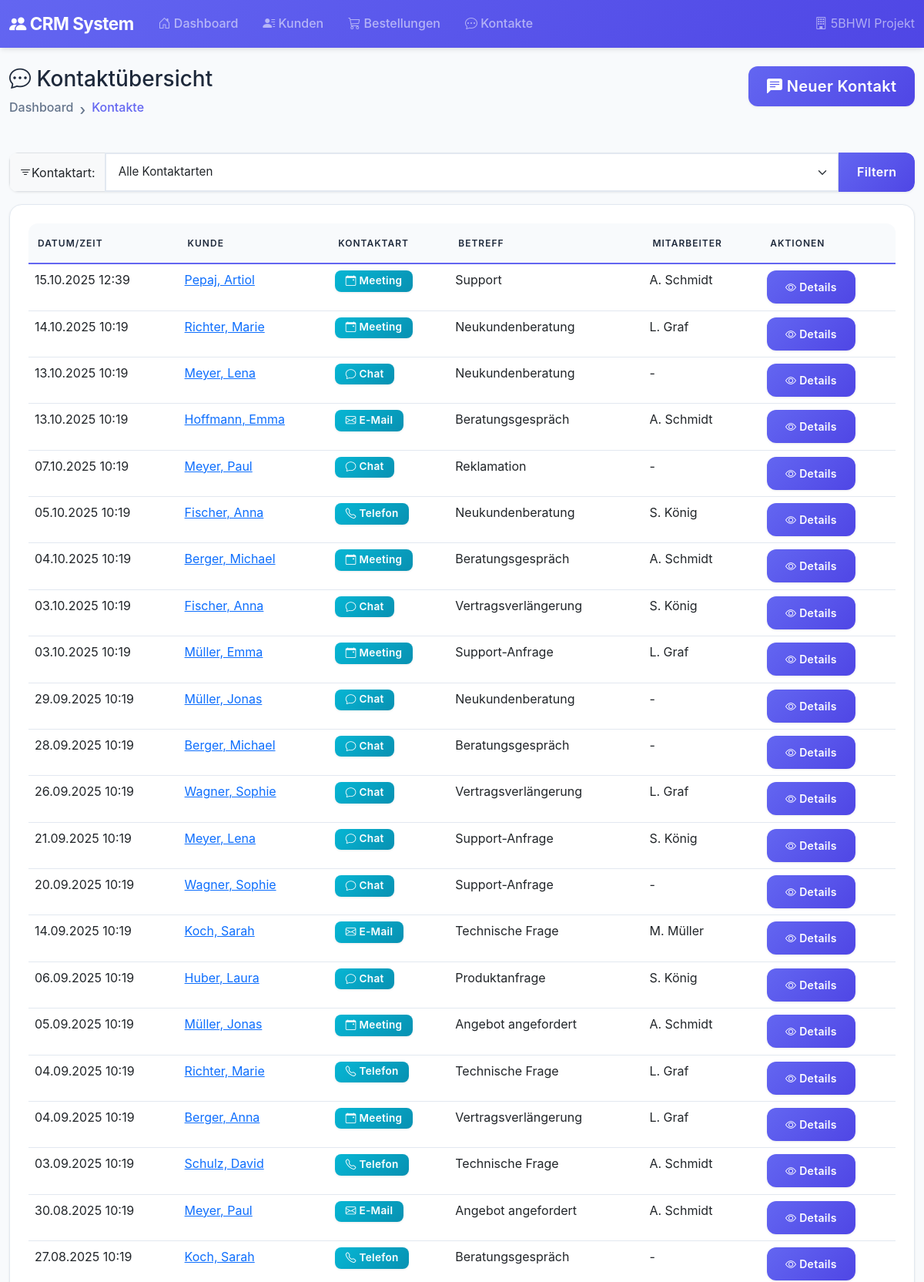
/contacts/ (upper part), run on the app's committed database.
### models.py (models this page shows, shortened)
class Contact(db.Model):
    __tablename__ = 'contacts'
    id = db.Column(db.Integer, primary_key=True, autoincrement=True)
    customer_id = db.Column(db.Integer, db.ForeignKey('customers.id', ondelete='CASCADE'), nullable=False)
    user_id = db.Column(db.Integer, db.ForeignKey('users.id'))
    channel = db.Column(db.String(20), nullable=False)  # Telefon, E-Mail, Meeting, Chat
    subject = db.Column(db.String(255))
    notes = db.Column(db.Text)
    contact_time = db.Column(db.DateTime, nullable=False, default=datetime.utcnow)
    customer = db.relationship('Customer', back_populates='contacts')
    user = db.relationship('User', back_populates='contacts')
    __table_args__ = (
        db.Index('idx_contact_time', 'contact_time'),
        db.Index('idx_customer_contact_time', 'customer_id', 'contact_time'),
    )

class Customer(db.Model):
    __tablename__ = 'customers'
    id = db.Column(db.Integer, primary_key=True, autoincrement=True)
    first_name = db.Column(db.String(100), nullable=False)
    last_name = db.Column(db.String(100), nullable=False)
    email = db.Column(db.String(255), unique=True)
    phone = db.Column(db.String(50))
    created_at = db.Column(db.DateTime, default=datetime.utcnow)
    orders = db.relationship('Order', back_populates='customer', cascade='all, delete-orphan')
    contacts = db.relationship('Contact', back_populates='customer', cascade='all, delete-orphan')
    @property
    def full_name(self):
        return f"{self.last_name}, {self.first_name}"

class User(db.Model):
    __tablename__ = 'users'
    id = db.Column(db.Integer, primary_key=True, autoincrement=True)
    name = db.Column(db.String(100), nullable=False)
    email = db.Column(db.String(255), unique=True)
    password_hash = db.Column(db.String(255))
    role = db.Column(db.String(20), default='Schüler')  # Schüler, Lehrer
    contacts = db.relationship('Contact', back_populates='user')

### crm_app/views/contacts.py (the view)
@contacts_bp.route('/')
def list_contacts():
    page = request.args.get('page', 1, type=int)
    channel_filter = request.args.get('channel', '', type=str)
    query = Contact.query.join(Customer)
    if channel_filter and channel_filter in CONTACT_CHANNELS:
        query = query.filter(Contact.channel == channel_filter)
    query = query.order_by(Contact.contact_time.desc())
    pagination = query.paginate(page=page, per_page=ITEMS_PER_PAGE, error_out=False)
    contacts = pagination.items
    return render_template('contacts/list.html',
                         contacts=contacts,
                         pagination=pagination,
                         channel_filter=channel_filter,
                         available_channels=CONTACT_CHANNELS)

### crm_app/templates/contacts/list.html (shortened to what this page needs)
{% extends "base.html" %}
{% block content %}
<div class="row mb-4">
    <div class="col-md-8">
        <h1>
            <i class="bi bi-chat-dots"></i> Kontaktübersicht
        </h1>
        <nav aria-label="breadcrumb">
            <ol class="breadcrumb">
                <li class="breadcrumb-item"><a href="{{ url_for('index') }}">Dashboard</a></li>
                <li class="breadcrumb-item active">Kontakte</li>
            </ol>
        </nav>
    </div>
    <div class="col-md-4 text-end">
        <a href="{{ url_for('contacts.new_contact') }}" class="btn btn-primary btn-lg">
            <i class="bi bi-chat-left-text-fill"></i> Neuer Kontakt
        </a>
    </div>
</div>
<div class="row mb-3">
    <div class="col">
        <form action="{{ url_for('contacts.list_contacts') }}" method="get">
            <div class="input-group">
                <label class="input-group-text">
                    <i class="bi bi-filter"></i> Kontaktart:
                </label>
                <select class="form-select" name="channel">
                    <option value="">Alle Kontaktarten</option>
                </select>
                <button class="btn btn-primary" type="submit">
                    Filtern
                </button>
            </div>
        </form>
    </div>
</div>
<div class="card">
    <div class="card-body">
        <div class="table-responsive">
            <table class="table table-hover">
                <thead>
                    <tr>
                        <th>Datum/Zeit</th>
                        <th>Kunde</th>
                        <th>Kontaktart</th>
                        <th>Betreff</th>
                        <th>Mitarbeiter</th>
                        <th>Aktionen</th>
                    </tr>
                </thead>
                <tbody>
                    {% for contact in contacts %}
                    <tr>
                        <td>{{ contact.contact_time|datetime_format }}</td>
                        <td>
                            <a href="{{ url_for('customers.customer_detail', customer_id=contact.customer.id) }}">
                                {{ contact.customer.full_name }}
                            </a>
                        </td>
                        <td>
                            <span class="badge bg-info">
                                {% if contact.channel == 'Telefon' %}
                                    <i class="bi bi-telephone"></i>
                                {% elif contact.channel == 'E-Mail' %}
                                    <i class="bi bi-envelope"></i>
                                {% elif contact.channel == 'Meeting' %}
                                    <i class="bi bi-calendar-event"></i>
                                {% else %}
                                    <i class="bi bi-chat"></i>
                                {% endif %}
                                {{ contact.channel }}
                            </span>
                        </td>
                        <td>{{ contact.subject or '-' }}</td>
                        <td>{{ contact.user.name if contact.user else '-' }}</td>
                        <td>
                            <a href="{{ url_for('contacts.contact_detail', contact_id=contact.id) }}"
                               class="btn btn-sm btn-primary">
                                <i class="bi bi-eye"></i> Details
                            </a>
                        </td>
                    </tr>
                    {% endfor %}
                </tbody>
            </table>
        </div>
    </div>
</div>
{% endblock %}

### crm_app/static/css/style.css (style rules this page uses)
:root { --primary-color: #6366f1; --primary-dark: #4f46e5; --primary-light: #818cf8; --success-color: #10b981; --success-dark: #059669; --info-color: #06b6d4; --info-dark: #0891b2; --warning-color: #f59e0b; --warning-dark: #d97706; --danger-color: #ef4444; --bg-primary: #f8fafc; --bg-secondary: #ffffff; --text-primary: #1e293b; --text-secondary: #64748b; --border-color: #e2e8f0; --shadow-sm: 0 1px 3px 0 rgba(0, 0, 0, 0.08); --shadow-md: 0 4px 6px -1px rgba(0, 0, 0, 0.08), 0 2px 4px -1px rgba(0, 0, 0, 0.04); --shadow-lg: 0 10px 15px -3px rgba(0, 0, 0, 0.08), 0 4px 6px -2px rgba(0, 0, 0, 0.03); --shadow-xl: 0 20px 25px -5px rgba(0, 0, 0, 0.08), 0 10px 10px -5px rgba(0, 0, 0, 0.03); --radius-sm: 8px; --radius-md: 12px; --radius-lg: 16px; }
body { font-family: -apple-system, BlinkMacSystemFont, 'Inter', 'Segoe UI', 'Roboto', sans-serif; background-color: #f8fafc; color: var(--text-primary); line-height: 1.6; }
* { -webkit-font-smoothing: antialiased; -moz-osx-font-smoothing: grayscale; }
.card, .btn, .nav-link, .table-hover tbody tr, .clickable-row { transform: translateZ(0); backface-visibility: hidden; }
.card { background: var(--bg-secondary); border: 1px solid var(--border-color); border-radius: 16px; box-shadow: var(--shadow-sm); transition: transform 0.2s ease, box-shadow 0.2s ease; overflow: hidden; will-change: transform; }
.card-body { padding: 1.5rem; }
.table { background-color: var(--bg-secondary); border-radius: 12px; overflow: hidden; }
.table thead th { background-color: #f8fafc; border-bottom: 2px solid var(--primary-color); font-weight: 600; text-transform: uppercase; font-size: 0.75rem; letter-spacing: 1px; color: var(--text-primary); padding: 1rem 0.75rem; }
.table tbody tr { transition: background-color 0.15s ease; border-bottom: 1px solid var(--border-color); }
.badge { padding: 0.5em 1em; font-weight: 600; border-radius: 8px; letter-spacing: 0.3px; font-size: 0.85em; box-shadow: var(--shadow-sm); }
.badge.bg-info { background: linear-gradient(135deg, var(--info-color) 0%, var(--info-dark) 100%) !important; }
.input-group { box-shadow: var(--shadow-sm); border-radius: 12px; overflow: hidden; }
.input-group .btn { border-left: none; border-radius: 0 12px 12px 0 !important; padding: 0.75rem 1.5rem; }
.btn { border-radius: 12px; padding: 0.7rem 1.5rem; font-weight: 600; transition: transform 0.15s ease, box-shadow 0.15s ease, opacity 0.15s ease; border: none; letter-spacing: 0.3px; will-change: transform; }
.btn-primary { background: linear-gradient(135deg, var(--primary-color) 0%, var(--primary-dark) 100%); box-shadow: var(--shadow-sm); }
h1 { font-size: 1.75rem; }
.breadcrumb { background-color: transparent; padding: 0; margin-bottom: 1rem; }
.breadcrumb-item { color: var(--text-secondary); font-weight: 500; }
.breadcrumb-item.active { color: var(--primary-color); }
.breadcrumb-item + .breadcrumb-item::before { content: "›"; font-size: 1.2rem; color: var(--text-secondary); }
.breadcrumb-item a { color: var(--text-secondary); text-decoration: none; transition: color 0.3s; }
.bi { transition: transform 0.15s ease; }
html { scroll-behavior: smooth; }
.form-control, .form-select { border-radius: 10px; border: 2px solid var(--border-color); padding: 0.7rem 1rem; transition: all 0.3s; background-color: var(--bg-secondary); font-size: 0.95rem; }
.form-control, .form-select { border-radius: 12px; border: 2px solid var(--border-color); padding: 0.75rem 1rem; transition: border-color 0.2s ease, box-shadow 0.2s ease; background-color: var(--bg-secondary); font-size: 0.95rem; }

### data on the page
Contact: contact_time "15.10.2025 12:39", customer.full_name "Pepaj, Artiol", channel "Meeting", subject "Support", user "A. Schmidt"
Contact: contact_time "14.10.2025 10:19", customer.full_name "Richter, Marie", channel "Meeting", subject "Neukundenberatung", user "L. Graf"
Contact: contact_time "13.10.2025 10:19", customer.full_name "Meyer, Lena", channel "Chat", subject "Neukundenberatung", user "-"
Contact: contact_time "13.10.2025 10:19", customer.full_name "Hoffmann, Emma", channel "E-Mail", subject "Beratungsgespräch", user "A. Schmidt"
Contact: contact_time "07.10.2025 10:19", customer.full_name "Meyer, Paul", channel "Chat", subject "Reklamation", user "-"
Contact: contact_time "05.10.2025 10:19", customer.full_name "Fischer, Anna", channel "Telefon", subject "Neukundenberatung", user "S. König"
Contact: contact_time "04.10.2025 10:19", customer.full_name "Berger, Michael", channel "Meeting", subject "Beratungsgespräch", user "A. Schmidt"
Contact: contact_time "03.10.2025 10:19", customer.full_name "Fischer, Anna", channel "Chat", subject "Vertragsverlängerung", user "S. König"
Contact: contact_time "03.10.2025 10:19", customer.full_name "Müller, Emma", channel "Meeting", subject "Support-Anfrage", user "L. Graf"
Contact: contact_time "29.09.2025 10:19", customer.full_name "Müller, Jonas", channel "Chat", subject "Neukundenberatung", user "-"
Contact: contact_time "28.09.2025 10:19", customer.full_name "Berger, Michael", channel "Chat", subject "Beratungsgespräch", user "-"
Contact: contact_time "26.09.2025 10:19", customer.full_name "Wagner, Sophie", channel "Chat", subject "Vertragsverlängerung", user "L. Graf"
Contact: contact_time "21.09.2025 10:19", customer.full_name "Meyer, Lena", channel "Chat", subject "Support-Anfrage", user "S. König"
Contact: contact_time "20.09.2025 10:19", customer.full_name "Wagner, Sophie", channel "Chat", subject "Support-Anfrage", user "-"
Contact: contact_time "14.09.2025 10:19", customer.full_name "Koch, Sarah", channel "E-Mail", subject "Technische Frage", user "M. Müller"
Contact: contact_time "06.09.2025 10:19", customer.full_name "Huber, Laura", channel "Chat", subject "Produktanfrage", user "S. König"
Contact: contact_time "05.09.2025 10:19", customer.full_name "Müller, Jonas", channel "Meeting", subject "Angebot angefordert", user "A. Schmidt"
Contact: contact_time "04.09.2025 10:19", customer.full_name "Richter, Marie", channel "Telefon", subject "Technische Frage", user "L. Graf"
Contact: contact_time "04.09.2025 10:19", customer.full_name "Berger, Anna", channel "Meeting", subject "Vertragsverlängerung", user "L. Graf"
Contact: contact_time "03.09.2025 10:19", customer.full_name "Schulz, David", channel "Telefon", subject "Technische Frage", user "A. Schmidt"
Contact: contact_time "30.08.2025 10:19", customer.full_name "Meyer, Paul", channel "E-Mail", subject "Angebot angefordert", user "A. Schmidt"
Contact: contact_time "27.08.2025 10:19", customer.full_name "Koch, Sarah", channel "Telefon", subject "Beratungsgespräch", user "-"
